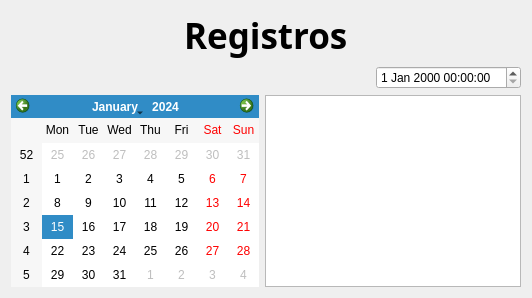
            <widget class="QWidget" name="VerRegs">
             <layout class="QVBoxLayout" name="verticalLayout_9">
              <item>
               <layout class="QHBoxLayout" name="horizontalLayout_15">
                <item>
                 <spacer name="horizontalSpacer_14">
                  <property name="orientation">
                   <enum>Qt::Horizontal</enum>
                  </property>
                  <property name="sizeHint" stdset="0">
                   <size>
                    <width>40</width>
                    <height>20</height>
                   </size>
                  </property>
                 </spacer>
                </item>
                <item>
                 <widget class="QLabel" name="AlarmayNotif_3">
                  <property name="font">
                   <font>
                    <family>Myriad Pro</family>
                    <pointsize>26</pointsize>
                    <weight>75</weight>
                    <bold>true</bold>
                   </font>
                  </property>
                  <property name="text">
                   <string>Registros</string>
                  </property>
                 </widget>
                </item>
                <item>
                 <spacer name="horizontalSpacer_15">
                  <property name="orientation">
                   <enum>Qt::Horizontal</enum>
                  </property>
                  <property name="sizeHint" stdset="0">
                   <size>
                    <width>40</width>
                    <height>20</height>
                   </size>
                  </property>
                 </spacer>
                </item>
               </layout>
              </item>
              <item>
               <layout class="QHBoxLayout" name="horizontalLayout_16">
                <item>
                 <spacer name="horizontalSpacer_16">
                  <property name="orientation">
                   <enum>Qt::Horizontal</enum>
                  </property>
                  <property name="sizeHint" stdset="0">
                   <size>
                    <width>40</width>
                    <height>20</height>
                   </size>
                  </property>
                 </spacer>
                </item>
                <item>
                 <widget class="QDateTimeEdit" name="dateTimeEdit"/>
                </item>
               </layout>
              </item>
              <item>
               <layout class="QHBoxLayout" name="horizontalLayout_17">
                <item>
                 <widget class="QCalendarWidget" name="calendarWidget_2"/>
                </item>
                <item>
                 <widget class="QTableView" name="tableView"/>
                </item>
               </layout>
              </item>
             </layout>
            </widget>
